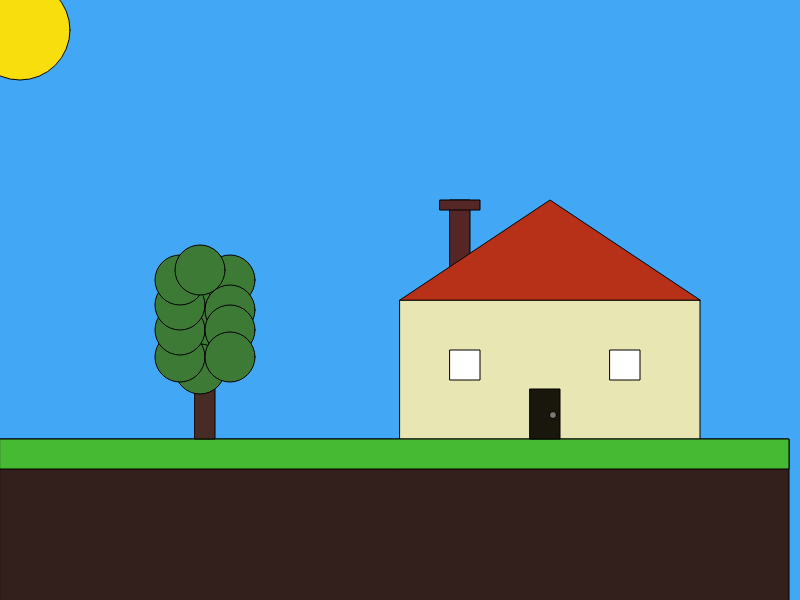
Frame 1 (no input)
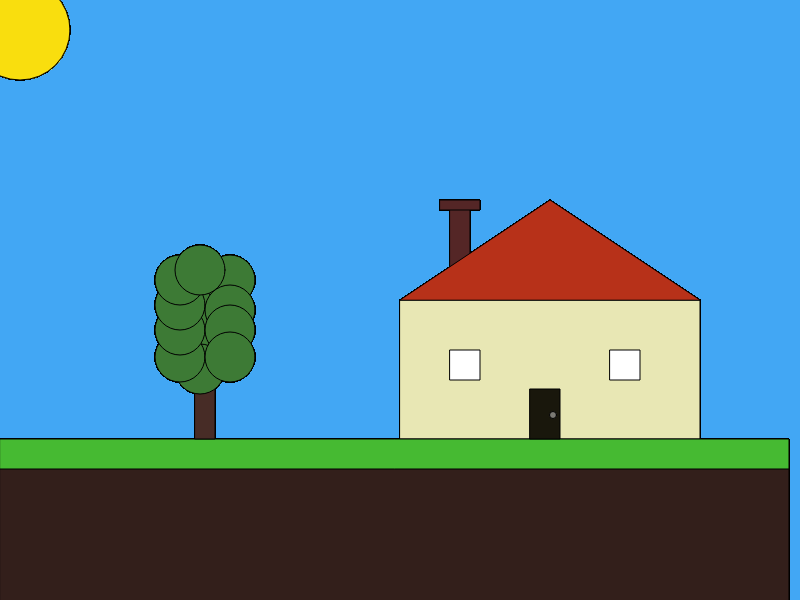
Frame 60 (no input)
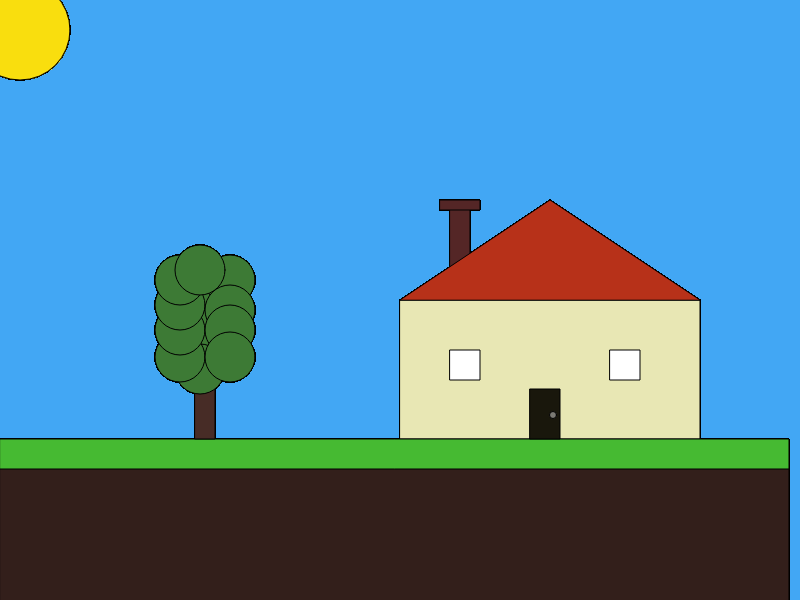
Frame 120 (the mouse pressed at the canvas centre since frame 60)

The p5.js sketch that drew these frames (run headless with seeded random() and noise() and a simulated clock; from frame 60 on, the mouse is pressed at the canvas centre):

// p5.js sketch
// ── sketch.js
/*
House assignment
Tagan Walker
March 18, 2019
*/


function setup() {
  // put setup code here
 //Create a canvasnew
 createCanvas(800,600);
 //Blue
 background(66, 167, 244);
}
function draw() {
  //set width of the house
  //change this variable to scale the house

  let scale = 2;
  let houseWidth = 300;


  // put drawing code here

  //chimney
  fill(84, 38, 38);
  rect(450,200,20,70);
  //Main Part of the House
  fill(232, 231, 180);
  rect(width/2,height/2,houseWidth,houseWidth/2);
  //chimney topper
  fill(84, 38, 38);
  rect(440,200,40,10);

   //Roof
   /*
   x1	float: x-coordinate of the first point
   y1	float: y-coordinate of the first point
   x2	float: x-coordinate of the second point
   y2	float: y-coordinate of the second point
   x3	float: x-coordinate of the third point
   y3	float: y-coordinate of the third point
   x1 is left vertex. x2 is middle vertex. x3 is right vertex*/
  //note:   x1    y1   x2   y2   x3   y3
  fill(183, 49, 25);
   triangle(400, 300, 550, 200, 700, 300);

  //window frame 1
  //   x   y width height
  fill(255, 255, 255);
  rect(450,350,30,30);
  //window frame 2
  fill(255, 255, 255);
  rect(610,350,30,30);


  //Ground;dirt
 //    x   y   width height
  fill(51, 31, 27);
  rect(0,439,789,200);
  //ground;grass
  fill(70, 186, 50);
  rect(0,439,789,30);
  //sun
  fill(249, 222, 14);
  ellipse(20,30,100,100);
  //tree trunk
  fill(71, 44, 38)
  rect(195,369,20,70)


  //tree leaves 12
  fill(61, 122, 53)
  ellipse(220,310,50,50)
  //tree leaves 11
  fill(61, 122, 53)
  ellipse(220,330,50,50)
  //tree leaves 1
  fill(61, 122, 53)
  ellipse(200,369,50,50)
  //tree leaves 2
  fill(61, 122, 53)
  ellipse(180,357,50,50)
  //tree leaves 3
  fill(61, 122, 53)
  ellipse(180,330,50,50)
  //tree leaves 4
  fill(61, 122, 53)
  ellipse(180,305,50,50)
  //tree leaves 5
  fill(61, 122, 53)
  ellipse(180,280,50,50)
  //tree leaves 6
  fill(61, 122, 53)
  ellipse(230,280,50,50)
  //tree leaves 7
  fill(61, 122, 53)
  ellipse(200,270,50,50)
  //tree leaves 8
  fill(61, 122, 53)
  ellipse(230,310,50,50)
  //tree leaves 9
  fill(61, 122, 53)
  ellipse(230,330,50,50)
  //tree leaves 10
  fill(61, 122, 53)
  ellipse(230,357,50,50)




  //door
  fill(25, 23, 12);
  rect(530,389,30,50);
  //doorknob
  //       x    y    width height
  fill(122, 121, 115);
  ellipse(553,415, 7, 7);

/* Remember this:   //   x1    y1   x2   y2
                   line(400, 300, 550, 200);
                   line(550,200,700,300);*/
}
